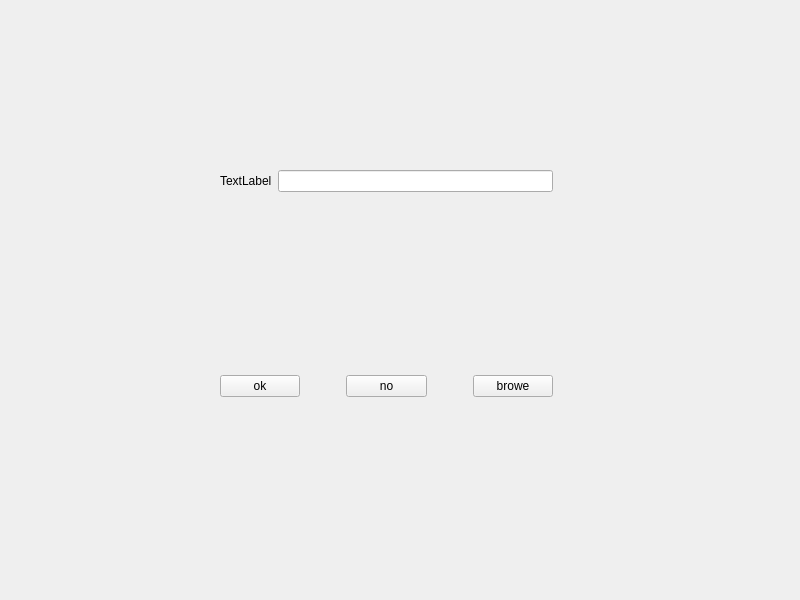
<?xml version="1.0" encoding="UTF-8"?>
<ui version="4.0">
 <class>Widget</class>
 <widget class="QWidget" name="Widget">
  <property name="geometry">
   <rect>
    <x>0</x>
    <y>0</y>
    <width>800</width>
    <height>600</height>
   </rect>
  </property>
  <property name="windowTitle">
   <string>Widget</string>
  </property>
  <widget class="QWidget" name="">
   <property name="geometry">
    <rect>
     <x>220</x>
     <y>170</y>
     <width>333</width>
     <height>227</height>
    </rect>
   </property>
   <layout class="QVBoxLayout" name="verticalLayout">
    <item>
     <layout class="QHBoxLayout" name="horizontalLayout">
      <item>
       <widget class="QLabel" name="label">
        <property name="text">
         <string>TextLabel</string>
        </property>
       </widget>
      </item>
      <item>
       <widget class="QLineEdit" name="cmdLineEdit"/>
      </item>
     </layout>
    </item>
    <item>
     <spacer name="verticalSpacer">
      <property name="orientation">
       <enum>Qt::Vertical</enum>
      </property>
      <property name="sizeHint" stdset="0">
       <size>
        <width>20</width>
        <height>300</height>
       </size>
      </property>
     </spacer>
    </item>
    <item>
     <layout class="QHBoxLayout" name="horizontalLayout_2">
      <item>
       <widget class="QPushButton" name="commitbtn">
        <property name="text">
         <string>ok</string>
        </property>
       </widget>
      </item>
      <item>
       <spacer name="horizontalSpacer">
        <property name="orientation">
         <enum>Qt::Horizontal</enum>
        </property>
        <property name="sizeType">
         <enum>QSizePolicy::Fixed</enum>
        </property>
        <property name="sizeHint" stdset="0">
         <size>
          <width>40</width>
          <height>20</height>
         </size>
        </property>
       </spacer>
      </item>
      <item>
       <widget class="QPushButton" name="cancelbtn">
        <property name="text">
         <string>no</string>
        </property>
       </widget>
      </item>
      <item>
       <spacer name="horizontalSpacer_2">
        <property name="orientation">
         <enum>Qt::Horizontal</enum>
        </property>
        <property name="sizeType">
         <enum>QSizePolicy::Fixed</enum>
        </property>
        <property name="sizeHint" stdset="0">
         <size>
          <width>40</width>
          <height>20</height>
         </size>
        </property>
       </spacer>
      </item>
      <item>
       <widget class="QPushButton" name="browbtn">
        <property name="text">
         <string>browe</string>
        </property>
       </widget>
      </item>
     </layout>
    </item>
   </layout>
  </widget>
 </widget>
 <resources/>
 <connections/>
</ui>
